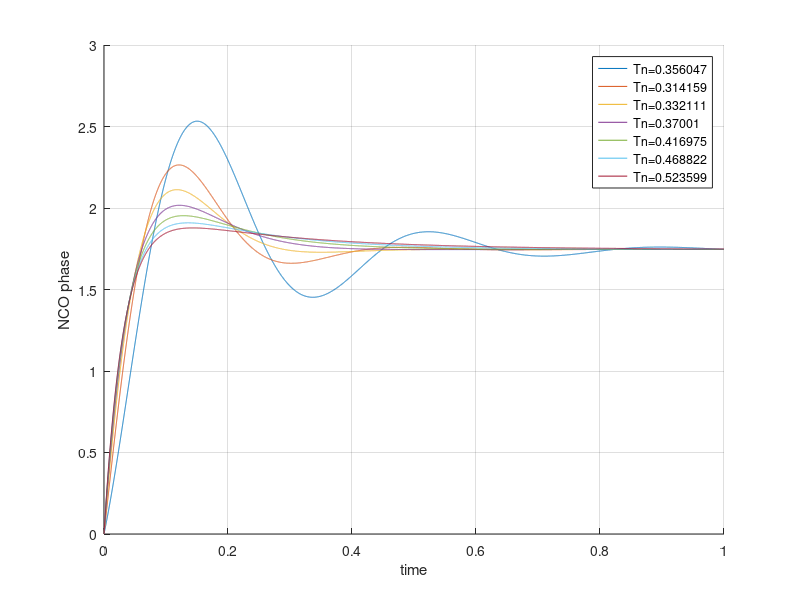

Here is the MATLAB script that generated this plot:
%% https://github.com/VSHEV92/Synchronization_Systems_Models
clc; clear; close all; 

%% Переходная характеричтика фапч с пропорционально-интегрирующим петлевым фильтром.
%% Коэффициенты усиления фазового детектора и NCO равны 1.
%% При значении декремента меньше единице появляются колебания. Их период можно рассчитать
%% через значение шумовой полосы и резонансной частоты.

%% Литература: Gardner Phaselock Technique p.49

Ts = 1e-4;                % шаг дискретизации
Tsim = 1;                 % время моделирования
Time = 0:Ts:Tsim;         
Nsamp = length(Time);     % число отсчетов

ksi_list = 0.3:0.2:1.5;   % декремент затухания 
BL = 10;                  % шумовая полоса
BL_n = BL * Ts;           % нормированная шумовая полоса

%% входной сигнал. ступенчатое изменение фазы на 100 градусов
indata = ones(1, Nsamp);
indata = indata * 100 / 180 * pi;

%% ошибка по фазе, выход фильтра и фаза NCO
err = zeros(1, Nsamp);
nco_phase = zeros(1, Nsamp);
loop_filter_out = zeros(1, Nsamp);

%% прошлое значение в интегрирующей ветви
ki_out_last = 0;

%% массив для сохраниения периода колебаний
Tn = [];

for ksi = ksi_list

    wn = 2 * BL / (ksi + 0.25/ksi);     % резонансная частота (рад/с)
    fn = wn / 2 / pi;                   % резонансная частота (Гц/с)
    Tn = [Tn 1/fn];                     % расчет и сохранение периода колебаний

    kp = 4*ksi*BL_n / (ksi + 0.25/ksi);        % усиление пропорциональной ветви
    ki = 4*BL_n^2 / (ksi + 0.25/ksi)^2;        % усиление интегрирующей ветви
    for n = 2:Nsamp
        % вычисление ошибки
        err(n) = indata(n) - nco_phase(n-1);

        % петлевой фильтр
        kp_out = kp * err(n);
        ki_out = ki * err(n) + ki_out_last;
        loop_filter_out(n) = kp_out + ki_out;
        ki_out_last = ki_out;

        % вычисление фазы NCO
        nco_phase(n) = nco_phase(n-1) + loop_filter_out(n); 
    end

    hold on;
    plot(Time, nco_phase); grid on;
    xlabel('time'); ylabel('NCO phase')
end

%% на легенде указан период колебаний при переходном процессе
legend(cellstr(num2str(Tn', 'Tn=%-d')))

